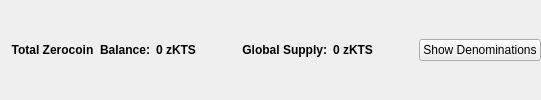
                       <widget class="QFrame" name="balanceSupplyFrame">
                        <layout class="QHBoxLayout" name="horizontalLayout_2" stretch="0,0,0,1,0">
                         <property name="rightMargin">
                          <number>0</number>
                         </property>
                         <item>
                          <layout class="QHBoxLayout" name="horizontalLayout_34">
                           <item>
                            <widget class="QLabel" name="labelzAvailableText_3">
                             <property name="font">
                              <font>
                               <weight>75</weight>
                               <bold>true</bold>
                              </font>
                             </property>
                             <property name="toolTip">
                              <string>Total Balance including unconfirmed and immature zKTS</string>
                             </property>
                             <property name="text">
                              <string>Total Zerocoin  Balance:</string>
                             </property>
                             <property name="alignment">
                              <set>Qt::AlignRight|Qt::AlignTrailing|Qt::AlignVCenter</set>
                             </property>
                            </widget>
                           </item>
                           <item>
                            <widget class="QLabel" name="labelzAvailableAmount_4">
                             <property name="minimumSize">
                              <size>
                               <width>40</width>
                               <height>0</height>
                              </size>
                             </property>
                             <property name="font">
                              <font>
                               <weight>75</weight>
                               <bold>true</bold>
                              </font>
                             </property>
                             <property name="toolTip">
                              <string>Total Balance including unconfirmed and immature zKTS</string>
                             </property>
                             <property name="text">
                              <string>0 zKTS</string>
                             </property>
                             <property name="alignment">
                              <set>Qt::AlignLeading|Qt::AlignLeft|Qt::AlignVCenter</set>
                             </property>
                            </widget>
                           </item>
                          </layout>
                         </item>
                         <item>
                          <spacer name="horizontalSpacer_32">
                           <property name="orientation">
                            <enum>Qt::Horizontal</enum>
                           </property>
                           <property name="sizeHint" stdset="0">
                            <size>
                             <width>40</width>
                             <height>20</height>
                            </size>
                           </property>
                          </spacer>
                         </item>
                         <item>
                          <layout class="QHBoxLayout" name="horizontalLayout_35">
                           <item>
                            <widget class="QLabel" name="labelZsupplyText_2">
                             <property name="font">
                              <font>
                               <weight>75</weight>
                               <bold>true</bold>
                              </font>
                             </property>
                             <property name="text">
                              <string>Global Supply:</string>
                             </property>
                             <property name="alignment">
                              <set>Qt::AlignRight|Qt::AlignTrailing|Qt::AlignVCenter</set>
                             </property>
                            </widget>
                           </item>
                           <item>
                            <widget class="QLabel" name="labelZsupplyAmount_2">
                             <property name="font">
                              <font>
                               <weight>75</weight>
                               <bold>true</bold>
                              </font>
                             </property>
                             <property name="text">
                              <string>0 zKTS</string>
                             </property>
                            </widget>
                           </item>
                          </layout>
                         </item>
                         <item>
                          <spacer name="horizontalSpacer_31">
                           <property name="orientation">
                            <enum>Qt::Horizontal</enum>
                           </property>
                           <property name="sizeHint" stdset="0">
                            <size>
                             <width>40</width>
                             <height>20</height>
                            </size>
                           </property>
                          </spacer>
                         </item>
                         <item>
                          <widget class="QPushButton" name="pushButtonShowDenoms">
                           <property name="toolTip">
                            <string>Show zKTS denominations list</string>
                           </property>
                           <property name="text">
                            <string>Show Denominations</string>
                           </property>
                          </widget>
                         </item>
                        </layout>
                       </widget>
